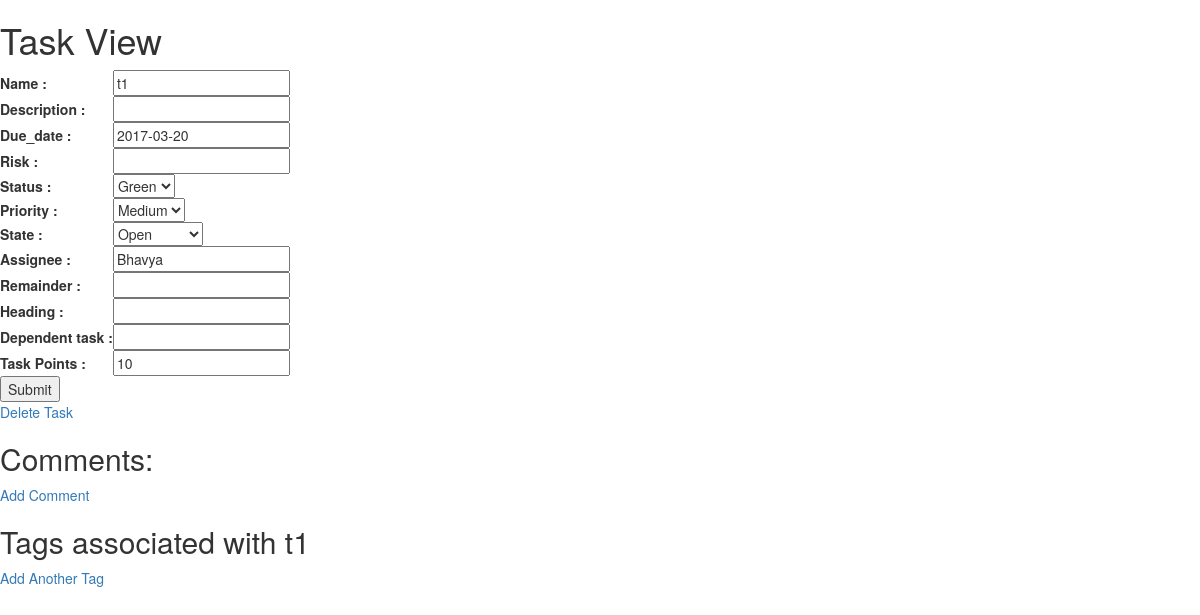
The app's page /Tracker/edit_task/10/, older data.
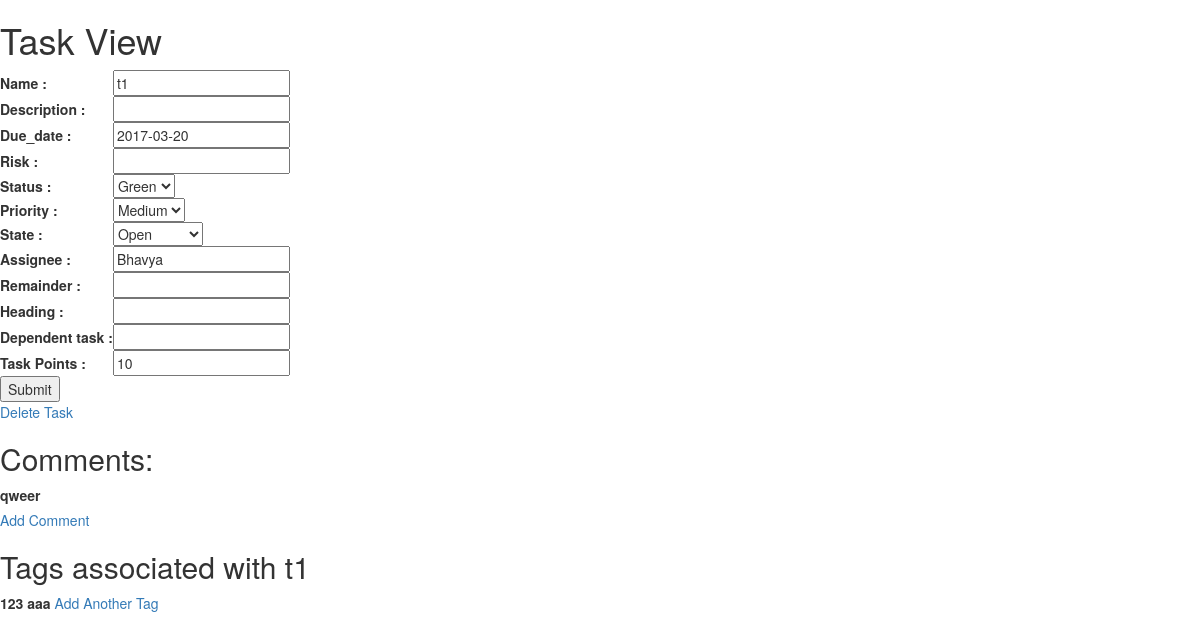
The same page, newer data.
### Tracker/models.py (models this page shows)
class comment(models.Model):
     task = models.ForeignKey(task, on_delete=models.CASCADE)
     comment = models.CharField(max_length=500)

class tag(models.Model):
     task = models.ForeignKey(task, on_delete=models.CASCADE)
     tag = models.CharField(max_length=100)

### Tracker/views/task_views.py (the view)
# urls.py: url(r'^edit_task/(?P<task_id>[0-9]+)/$',views.edit_task, name='edit_task'),
def edit_task(request,task_id):
    if request.method == 'POST':
        t = get_object_or_404(task,pk=task_id)
        form = NewTask(request.POST,instance=t)
        if form.is_valid():
            form.save()
    else:
        t = get_object_or_404(task,pk=task_id)
        form = NewTask(instance=t)
    return render(request, 'Tracker/edit_task.html', {'task': t,'form': form})

### Tracker/forms.py
class NewTask(ModelForm):
    class Meta:
        model = task
        fields = ['tsprint','tproject','tname','desc','due_date','risk','status','priority',
                  'state','assign','remainder','heading','dep_task','tp']

### Tracker/models.py (called while the page is built)
    def __str__(self):
        return self.pname

    def __str__(self):
        return self.sname

### Tracker/templates/Tracker/edit_task.html (shortened to what this page needs)
{% extends "Tracker/base.html" %}
{% block content %}
		<h1>Task View</h1>
		<form action="{% url 'edit_task' task.id %}" method="post">
			<table>
				<tr>
					<th>Name : </th>
					<td> {{ form.tname }}</td>
				</tr>
				<tr>
					<th>Description : </th>
					<td> {{ form.desc }}</td>
				</tr>
				<tr><th>Due_date :</th><td> {{form.due_date}}</td></tr>
				<tr><th>Risk :</th><td>  {{ form.risk }}</td></tr>
				<tr><th>Status :</th><td>  {{ form.status }}</td></tr>
				<tr><th>Priority : </th><td> {{ form.priority }}</td></tr>
				<tr><th>State : </th><td> {{ form.state }}</td></tr>
				<tr><th>Assignee :</th><td> {{form.assign }}</td></tr>
				<tr><th>Remainder :</th><td> {{form.remainder}}</td></tr>
				<tr><th>Heading :</th><td> {{form.heading}}</td></tr>
				<tr><th>Dependent task :</th><td> {{form.dep_task}}</td></tr>
				<tr><th>Task Points :</th><td> {{form.tp}}</td></tr>
			</table>
		   	<input type="submit" value="Submit" />
		</form>
		<a href="{% url 'delete_task' task.id %}" >Delete Task</a>
		<h2>Comments: </h2>
		{% for c in task.comment_set.all %}
			<label>{{ c.comment }}</label><br>
		{% endfor %}
		<a href="{% url 'add_comment' %}">Add Comment</a>
		<h2>Tags associated with {{ task.tname }}</h2>
		{% for c in task.tag_set.all %}
    		<label>{{ c.tag }}</label>
		{% endfor %}
		<a href="{% url 'add_tag' %}">Add Another Tag</a>
{% endblock %}

Row changes from the older to the newer data that the page shows:
added comment: comment "qweer"
added tag: tag "123"
added tag: tag "aaa"
